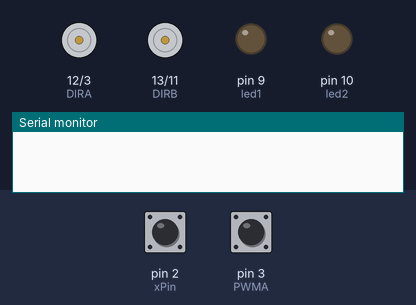
Bench run of a sketch on a simulated Arduino Uno, built with avr-gcc and run on an emulated ATmega328P. On the bench: direction and speed pins drawn as motors (green arrow = direction pin HIGH = forward, orange = LOW = backward, longer = more drive), output pins drawn as LEDs (lit = HIGH), the last lines printed to the serial monitor. Inputs (shaded band) come from the test bench; at power-on: pin 3 (PWMA) LOW, pin 2 (xPin) LOW.

Above: at 1.2 s.
1.3 s: pin 3 (PWMA) pulsed HIGH 2 times (0.12 s each, 0.3 s apart)
At 3.57 s:
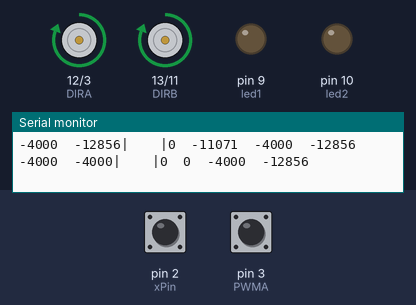
4.9 s: pin 2 (xPin) pulsed HIGH 5 times (0.12 s each, 0.3 s apart)
At 6.97 s:
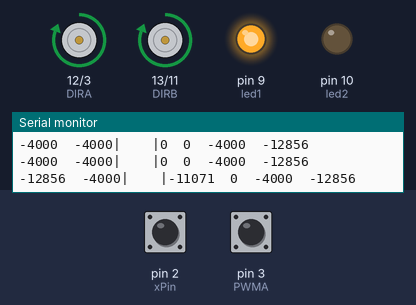
At 7.5 s:
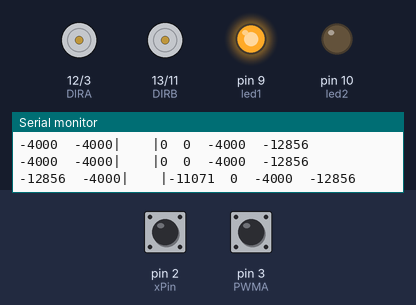
Timing chart, 0 to 15.4 s (numbered marks = the images above; inputs shaded):
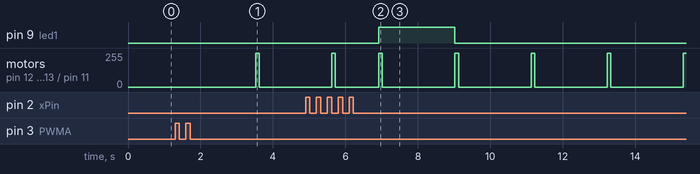

Measured:
- after the input at 1.3 s, motor on pin 12 (DIRA) / pin 3 (PWMA), motor on pin 13 (DIRB) / pin 11 (PWMB): stopped → forward 255/255 after 2.2 s, → stopped 0.10 s later
- after the input at 4.9 s, pin 9 (led1): LOW → HIGH after 2.0 s, → LOW 2.1 s later

The sketch:

E-Bot_Motors_Gyro.ino
```cpp
/**
 *  Three useful functions are defined:
    setupArdumoto() -- Setup the Ardumoto Shield pins
    driveArdumoto([motor], [direction], [speed]) -- Drive [motor]
      (0 for A, 1 for B) in [direction] (0 or 1) at a [speed]
      between 0 and 255. It will spin until told to stop.
    stopArdumoto([motor]) -- Stop driving [motor] (0 or 1).

  setupArdumoto() is called in the setup().
  The loop() demonstrates use of the motor driving functions.
**/

// Clockwise and counter-clockwise definitions.
// Depending on how you wired your motors, you may need to swap.
#define CW  0
#define CCW 1

// Motor definitions to make life easier:
#define MOTOR_R 0
#define MOTOR_L 1

// Pin Assignments //
// Don't change these! These pins are statically defined by shield layout
const byte PWMA = 3;  // PWM control (speed) for motor R
const byte PWMB = 11; // PWM control (speed) for motor L
const byte DIRA = 12; // Direction control for motor R
const byte DIRB = 13; // Direction control for motor L

const int xPin = 2;     // X output of the accelerometer
const int yPin = 3;     // Y output of the accelerometer
const int led1 = 9;  //Green
const int led2 = 10; //Red
const int led3 = 11; //Yellow
const int led4 = 12; //White

int rX = 0, rY = 0; //Calibration reference variables.

void setup()
{
  setupArdumoto(); // Set all pins as outputs
  // initialize serial communications:
  Serial.begin(9600);
  // initialize the pins connected to the accelerometer as inputs:
  pinMode(xPin, INPUT);
  pinMode(yPin, INPUT);
  pinMode(led1, OUTPUT);
  pinMode(led2, OUTPUT);
  pinMode(led3, OUTPUT);
  pinMode(led4, OUTPUT);
}


void loop()
{
  // variables to read the pulse widths:
  int pulseX, pulseY;
  // variables to contain the resulting accelerations
  int accelerationX, accelerationY;

  // read pulse from x- and y-axes:
  pulseX = pulseIn(xPin, HIGH);
  pulseY = pulseIn(yPin, HIGH);

  //For calibration purposes only:
  if (rX == 0) {//This should only run once in the code.
    rX = ((pulseX / 10) - 500) * 8;
    rY = ((pulseY / 10) - 500) * 8;
  }

  // convert the pulse width into acceleration
  // accelerationX and accelerationY are in milli-g's:
  // Earth's gravity is 1000 milli-g's, or 1 g.
  accelerationX = ((pulseX / 10) - 500) * 8;
  accelerationY = ((pulseY / 10) - 500) * 8;


/*
 * Optimize this portion of code. Some ideas:
 * 1. Get acceleration values for X and Y. Compare them to
 */
  if(accelerationX < rX-40) {
    digitalWrite(led1, HIGH);
    goForward();
  }
  else if(accelerationX > rX+40) {
    digitalWrite(led2, HIGH);
    goBack();
  }
  else {
    digitalWrite(led1, LOW);
    digitalWrite(led2, LOW);
    stopArdumoto(MOTOR_R);
    stopArdumoto(MOTOR_L);
  }

  if (accelerationY < rY-20) {
    digitalWrite(led3, HIGH);
    goLeft();
  }
  else if (accelerationY > rY+20) {
    digitalWrite(led4, HIGH);
    goRight();
  }
  else {
    digitalWrite(led3, LOW);
    digitalWrite(led4, LOW);
    stopArdumoto(MOTOR_R);
    stopArdumoto(MOTOR_L);
  }

  // print the acceleration
  Serial.print(accelerationX);
  // print a tab character:
  Serial.print("\t");
  Serial.print(accelerationY);

  Serial.print("| \t |");
  Serial.print(pulseX);
  Serial.print("\t");
  Serial.print(pulseY);
  Serial.print("\t");
  Serial.print(rX);
  Serial.print("\t");
  Serial.print(rY);
  Serial.println();

  delay(100);
  stopArdumoto(MOTOR_R);
  stopArdumoto(MOTOR_L);

}

// driveArdumoto drives 'motor' in 'dir' direction at 'spd' speed
void driveArdumoto(byte motor, byte dir, byte spd)
{
  if (motor == MOTOR_R)
  {
    digitalWrite(DIRA, dir);
    analogWrite(PWMA, spd);
  }
  else if (motor == MOTOR_L)
  {
    digitalWrite(DIRB, dir);
    analogWrite(PWMB, spd);
  }
}

// stopArdumoto makes a motor stop
void stopArdumoto(byte motor)
{
  driveArdumoto(motor, 0, 0);
}

// setupArdumoto initialize all pins
void setupArdumoto()
{
  // All pins should be setup as outputs:
  pinMode(PWMA, OUTPUT);
  pinMode(PWMB, OUTPUT);
  pinMode(DIRA, OUTPUT);
  pinMode(DIRB, OUTPUT);

  // Initialize all pins as low:
  digitalWrite(PWMA, LOW);
  digitalWrite(PWMB, LOW);
  digitalWrite(DIRA, LOW);
  digitalWrite(DIRB, LOW);
}


//These are the functions that determine the 4 basic movements of the cart. Input = accelerometer readings.

void goForward() {
  driveArdumoto(MOTOR_R, CW, 255);
  driveArdumoto(MOTOR_L, CCW, 255);
}

void goBack() {
  driveArdumoto(MOTOR_R, CCW, 255);
  driveArdumoto(MOTOR_L, CW, 255);
}

void goLeft() {
  driveArdumoto(MOTOR_R, CW, 255);
  driveArdumoto(MOTOR_L, CW, 255);
}

void goRight() {
  driveArdumoto(MOTOR_R, CCW, 255);
  driveArdumoto(MOTOR_L, CCW, 255);
}
```
